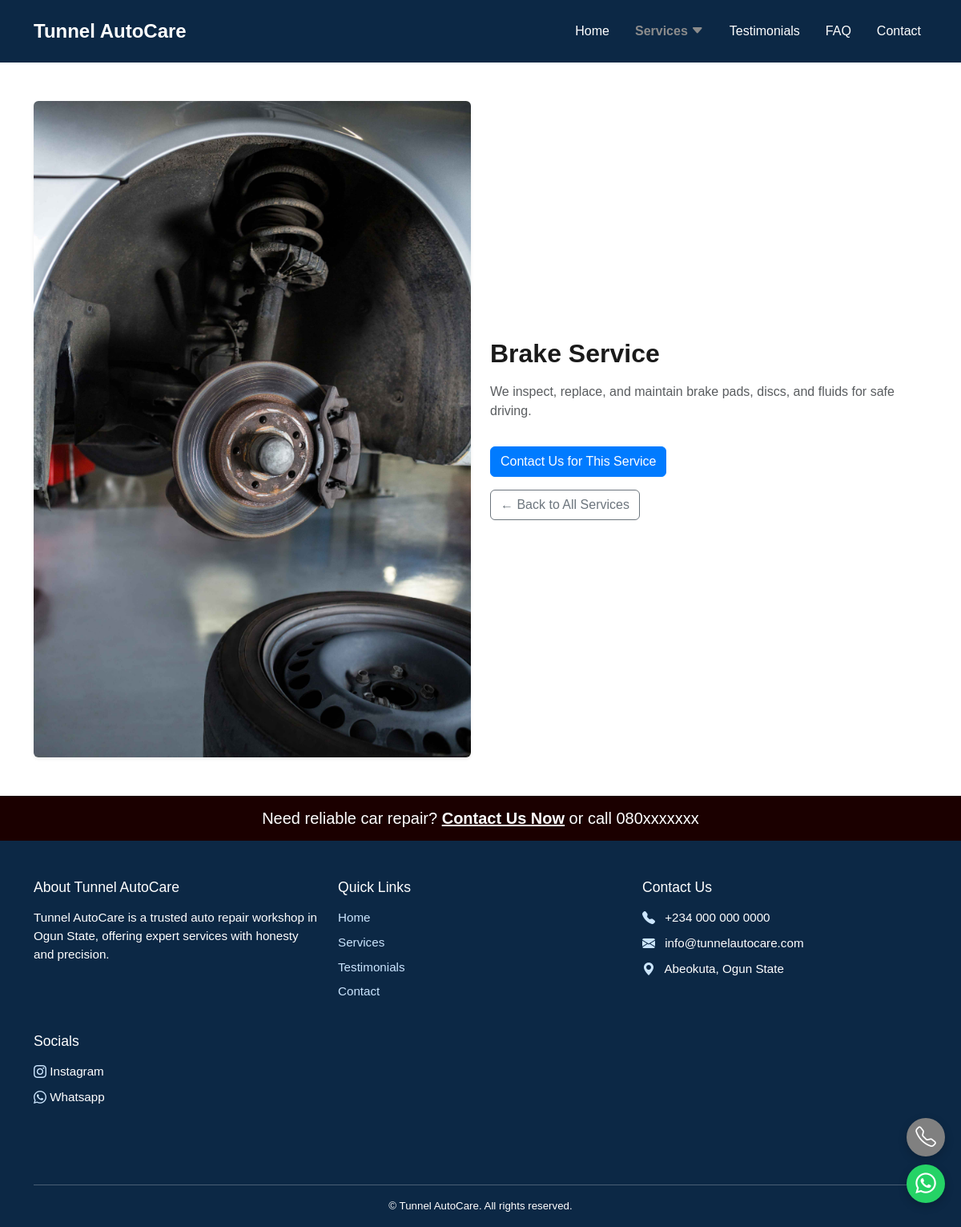
Page /services/brake-service/ on the committed database.
### webpages/models.py (models this page shows, shortened)
class Service(models.Model):
    title = models.CharField(max_length=100)
    description = models.TextField()
    image = models.ImageField(upload_to='services/', blank=True, null=True)
    slug = models.SlugField(unique=True, blank=True)

### webpages/views.py (the view)
# urls.py: path('services/<slug:slug>/', views.service_detail, name='service_detail'),
def service_detail(request, slug):
    service = get_object_or_404(Service, slug=slug)
    return render(request, 'webpages/service_detail.html', {'service': service})

### webpages/context_processors.py (called while the page is built)
def services_dropdown(request):
    services = Service.objects.all().order_by('title')[:6]
    return {'services_nav': services}

### webpages/templates/webpages/service_detail.html (shortened to what this page needs)
{% extends 'webpages/base.html' %}
{% block content %}
<section class="py-5">
  <div class="container">
    <div class="row align-items-center">
      <div class="col-md-6 mb-4 mb-md-0">
        <img src="{{ service.image.url }}" alt="{{ service.title }}" class="img-fluid rounded shadow-sm">
      </div>
      <div class="col-md-6">
        <h2 class="fw-bold mb-3">{{ service.title }}</h2>
        <p class="text-muted">{{ service.description }}</p>
        <a href="{% url 'contact' %}" class="btn btn-primary mt-3">Contact Us for This Service</a>
        <br>
        <a href="{% url 'services' %}" class="btn btn-outline-secondary mt-3">← Back to All Services</a>
      </div>
    </div>
  </div>
</section>
{% endblock %}

### static/webpages/css/style.css (style rules this page uses)
body { background-color: #ffffff; color: #1a1a1a; font-family: 'Georgia', sans-serif; margin: 0; padding: 0; }
.btn-primary { background-color: #007bff; border-color: #007bff; transition: background-color 0.3s ease; }

### rows in the picture
Service: image (picture), title "Brake Service", description "We inspect, replace, and maintain brake pads, discs, and fluids for safe driving."
